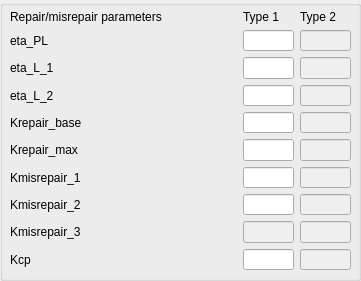
           <widget class="QGroupBox" name="groupBox_radiation_RMR">
            <property name="geometry">
             <rect>
              <x>410</x>
              <y>190</y>
              <width>361</width>
              <height>281</height>
             </rect>
            </property>
            <property name="title">
             <string/>
            </property>
            <widget class="QWidget" name="gridLayoutWidget_7">
             <property name="geometry">
              <rect>
               <x>10</x>
               <y>10</y>
               <width>341</width>
               <height>261</height>
              </rect>
             </property>
             <layout class="QGridLayout" name="gridLayout_3">
              <item row="0" column="1">
               <widget class="QLabel" name="alabel_rmrtype_1">
                <property name="text">
                 <string>Type 1</string>
                </property>
               </widget>
              </item>
              <item row="0" column="0">
               <widget class="QLabel" name="alabel_radiation_rmr">
                <property name="text">
                 <string>Repair/misrepair parameters</string>
                </property>
               </widget>
              </item>
              <item row="6" column="0">
               <widget class="QMyLabel" name="label_RMR_KREP_MAX_1">
                <property name="text">
                 <string>Krepair_max</string>
                </property>
               </widget>
              </item>
              <item row="6" column="1">
               <widget class="QLineEdit" name="line_RMR_KREP_MAX_1">
                <property name="maximumSize">
                 <size>
                  <width>51</width>
                  <height>16777215</height>
                 </size>
                </property>
                <property name="alignment">
                 <set>Qt::AlignRight|Qt::AlignTrailing|Qt::AlignVCenter</set>
                </property>
               </widget>
              </item>
              <item row="7" column="0">
               <widget class="QMyLabel" name="label_RMR_KMIS_1_1">
                <property name="text">
                 <string>Kmisrepair_1</string>
                </property>
               </widget>
              </item>
              <item row="7" column="1">
               <widget class="QLineEdit" name="line_RMR_KMIS_1_1">
                <property name="maximumSize">
                 <size>
                  <width>51</width>
                  <height>16777215</height>
                 </size>
                </property>
                <property name="alignment">
                 <set>Qt::AlignRight|Qt::AlignTrailing|Qt::AlignVCenter</set>
                </property>
               </widget>
              </item>
              <item row="8" column="0">
               <widget class="QMyLabel" name="label_RMR_KMIS_2_1">
                <property name="text">
                 <string>Kmisrepair_2</string>
                </property>
               </widget>
              </item>
              <item row="8" column="1">
               <widget class="QLineEdit" name="line_RMR_KMIS_2_1">
                <property name="maximumSize">
                 <size>
                  <width>51</width>
                  <height>16777215</height>
                 </size>
                </property>
                <property name="alignment">
                 <set>Qt::AlignRight|Qt::AlignTrailing|Qt::AlignVCenter</set>
                </property>
               </widget>
              </item>
              <item row="9" column="0">
               <widget class="QMyLabel" name="label_RMR_KMIS_3_1">
                <property name="text">
                 <string>Kmisrepair_3</string>
                </property>
               </widget>
              </item>
              <item row="9" column="1">
               <widget class="QLineEdit" name="line_RMR_KMIS_3_1">
                <property name="enabled">
                 <bool>false</bool>
                </property>
                <property name="maximumSize">
                 <size>
                  <width>51</width>
                  <height>16777215</height>
                 </size>
                </property>
                <property name="alignment">
                 <set>Qt::AlignRight|Qt::AlignTrailing|Qt::AlignVCenter</set>
                </property>
               </widget>
              </item>
              <item row="6" column="2">
               <widget class="QLineEdit" name="line_RMR_KREP_2">
                <property name="enabled">
                 <bool>false</bool>
                </property>
                <property name="maximumSize">
                 <size>
                  <width>51</width>
                  <height>16777215</height>
                 </size>
                </property>
               </widget>
              </item>
              <item row="7" column="2">
               <widget class="QLineEdit" name="line_RMR_KMIS_1_2">
                <property name="enabled">
                 <bool>false</bool>
                </property>
                <property name="maximumSize">
                 <size>
                  <width>51</width>
                  <height>16777215</height>
                 </size>
                </property>
               </widget>
              </item>
              <item row="8" column="2">
               <widget class="QLineEdit" name="line_RMR_KMIS_2_2">
                <property name="enabled">
                 <bool>false</bool>
                </property>
                <property name="maximumSize">
                 <size>
                  <width>51</width>
                  <height>16777215</height>
                 </size>
                </property>
               </widget>
              </item>
              <item row="9" column="2">
               <widget class="QLineEdit" name="line_RMR_KMIS_3_2">
                <property name="enabled">
                 <bool>false</bool>
                </property>
                <property name="maximumSize">
                 <size>
                  <width>51</width>
                  <height>16777215</height>
                 </size>
                </property>
               </widget>
              </item>
              <item row="0" column="2">
               <widget class="QLabel" name="alabel_rmrtype_2">
                <property name="text">
                 <string>Type 2</string>
                </property>
               </widget>
              </item>
              <item row="2" column="0">
               <widget class="QMyLabel" name="label_RMR_ETA_L_1_1">
                <property name="text">
                 <string>eta_L_1</string>
                </property>
               </widget>
              </item>
              <item row="1" column="0">
               <widget class="QMyLabel" name="label_RMR_ETA_PL_1">
                <property name="text">
                 <string>eta_PL</string>
                </property>
               </widget>
              </item>
              <item row="1" column="1">
               <widget class="QLineEdit" name="line_RMR_ETA_PL_1">
                <property name="maximumSize">
                 <size>
                  <width>51</width>
                  <height>16777215</height>
                 </size>
                </property>
                <property name="alignment">
                 <set>Qt::AlignRight|Qt::AlignTrailing|Qt::AlignVCenter</set>
                </property>
               </widget>
              </item>
              <item row="2" column="1">
               <widget class="QLineEdit" name="line_RMR_ETA_L_1_1">
                <property name="maximumSize">
                 <size>
                  <width>51</width>
                  <height>16777215</height>
                 </size>
                </property>
                <property name="alignment">
                 <set>Qt::AlignRight|Qt::AlignTrailing|Qt::AlignVCenter</set>
                </property>
               </widget>
              </item>
              <item row="1" column="2">
               <widget class="QLineEdit" name="line_RMR_ETA_PL_2">
                <property name="enabled">
                 <bool>false</bool>
                </property>
                <property name="maximumSize">
                 <size>
                  <width>51</width>
                  <height>16777215</height>
                 </size>
                </property>
               </widget>
              </item>
              <item row="2" column="2">
               <widget class="QLineEdit" name="line_RMR_ETA_L_1_2">
                <property name="enabled">
                 <bool>false</bool>
                </property>
                <property name="maximumSize">
                 <size>
                  <width>51</width>
                  <height>16777215</height>
                 </size>
                </property>
               </widget>
              </item>
              <item row="3" column="0">
               <widget class="QMyLabel" name="label_RMR_ETA_L_2_1">
                <property name="text">
                 <string>eta_L_2</string>
                </property>
               </widget>
              </item>
              <item row="3" column="1">
               <widget class="QLineEdit" name="line_RMR_ETA_L_2_1">
                <property name="maximumSize">
                 <size>
                  <width>51</width>
                  <height>16777215</height>
                 </size>
                </property>
                <property name="alignment">
                 <set>Qt::AlignRight|Qt::AlignTrailing|Qt::AlignVCenter</set>
                </property>
               </widget>
              </item>
              <item row="5" column="0">
               <widget class="QMyLabel" name="label_RMR_KREP_BASE_1">
                <property name="text">
                 <string>Krepair_base</string>
                </property>
               </widget>
              </item>
              <item row="5" column="1">
               <widget class="QLineEdit" name="line_RMR_KREP_BASE_1">
                <property name="maximumSize">
                 <size>
                  <width>51</width>
                  <height>16777215</height>
                 </size>
                </property>
                <property name="alignment">
                 <set>Qt::AlignRight|Qt::AlignTrailing|Qt::AlignVCenter</set>
                </property>
               </widget>
              </item>
              <item row="3" column="2">
               <widget class="QLineEdit" name="line_RMR_ETA_L_2_2">
                <property name="enabled">
                 <bool>false</bool>
                </property>
                <property name="maximumSize">
                 <size>
                  <width>51</width>
                  <height>16777215</height>
                 </size>
                </property>
               </widget>
              </item>
              <item row="5" column="2">
               <widget class="QLineEdit" name="line_RMR_ETA_L_3_2">
                <property name="enabled">
                 <bool>false</bool>
                </property>
                <property name="maximumSize">
                 <size>
                  <width>51</width>
                  <height>16777215</height>
                 </size>
                </property>
               </widget>
              </item>
              <item row="10" column="1">
               <widget class="QLineEdit" name="line_RMR_KCP_1">
                <property name="maximumSize">
                 <size>
                  <width>51</width>
                  <height>16777215</height>
                 </size>
                </property>
                <property name="alignment">
                 <set>Qt::AlignRight|Qt::AlignTrailing|Qt::AlignVCenter</set>
                </property>
               </widget>
              </item>
              <item row="10" column="2">
               <widget class="QLineEdit" name="line_RMR_KCP_2">
                <property name="enabled">
                 <bool>false</bool>
                </property>
                <property name="maximumSize">
                 <size>
                  <width>51</width>
                  <height>16777215</height>
                 </size>
                </property>
               </widget>
              </item>
              <item row="10" column="0">
               <widget class="QMyLabel" name="label_RMR_KCP_1">
                <property name="text">
                 <string>Kcp</string>
                </property>
               </widget>
              </item>
             </layout>
            </widget>
           </widget>
